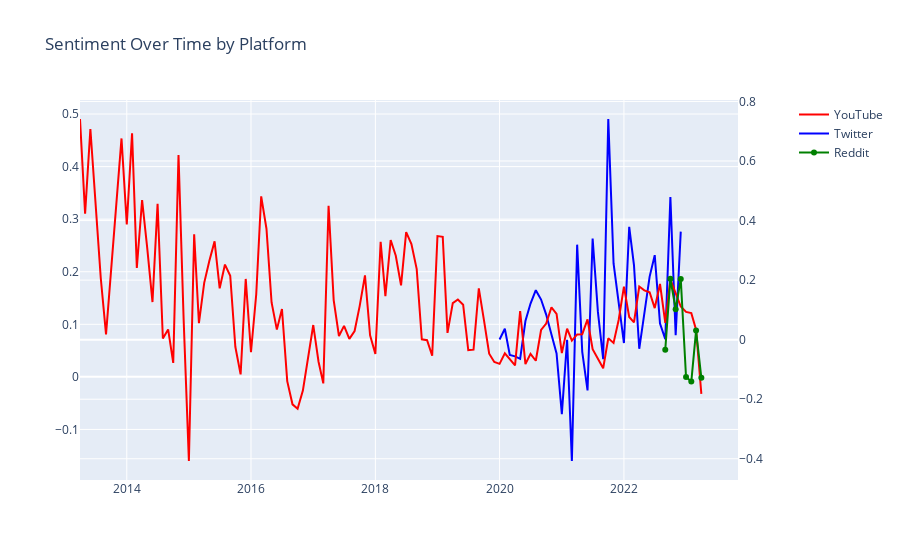

The notebook cell this image was saved under:
### Code cell
# show line chart of sentiment over time for each platform (by month)

# plot each platform on the same chart, one line for each
fig = make_subplots(specs=[[{"secondary_y": True}]])
fig.add_trace(go.Scatter(x=df[df['Platform'] == 'youtube']['Month'],
                         y=df[df['Platform'] == 'youtube']['Avg_Sentiment'],
                         name='YouTube', line=dict(color='red')),
              secondary_y=True)
fig.add_trace(go.Scatter(x=df[df['Platform'] == 'Twitter']['Month'],
                         y=df[df['Platform'] == 'Twitter']['Avg_Sentiment'],
                         name='Twitter', line=dict(color='blue')),
              secondary_y=False)
fig.add_trace(go.Scatter(x=df[df['Platform'] == 'Reddit']['Month'],
                         y=df[df['Platform'] == 'Reddit']['Avg_Sentiment'],
                         name='Reddit', line=dict(color='green')),
              secondary_y=True)
fig.update_layout(title_text="Sentiment Over Time by Platform")
fig.show()
